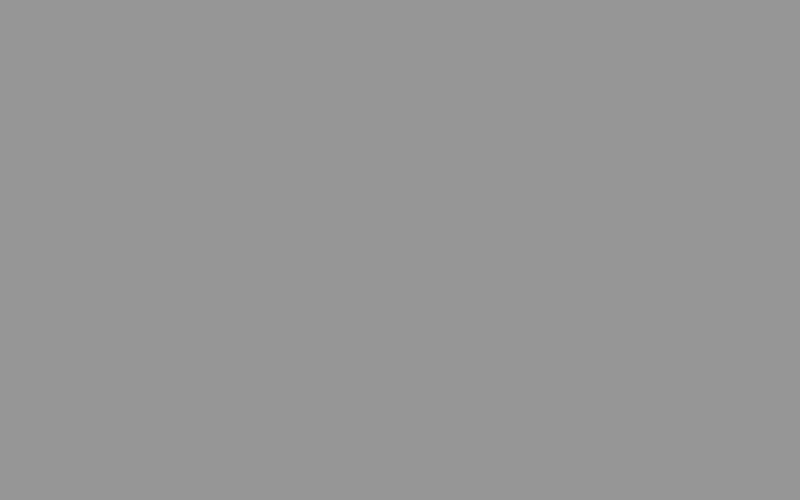
Frame 1 (no input)
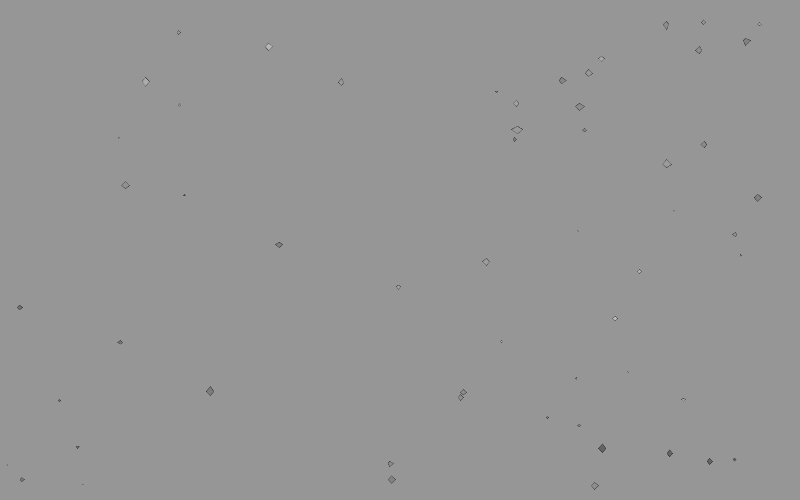
Frame 60 (the mouse pressed at the canvas centre just before this capture)
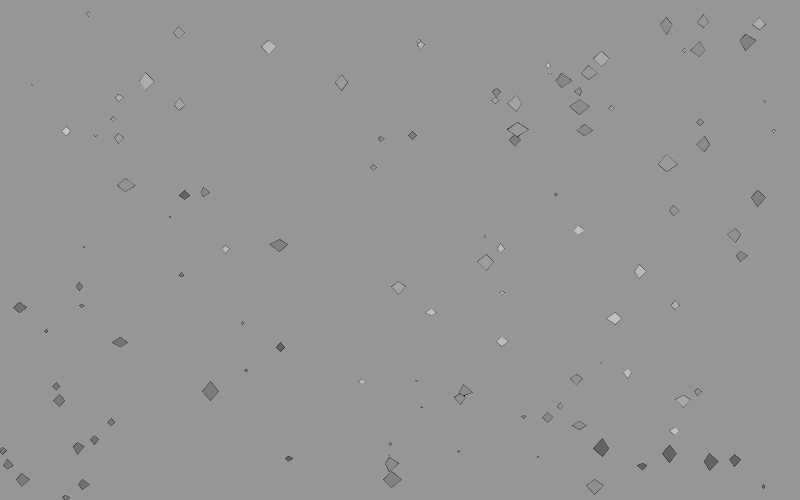
Frame 120 (the mouse held since frame 60 and released just before this capture)

The Processing sketch that drew these frames (run headless with seeded random() and noise(); from frame 60 on, the mouse is pressed at the canvas centre):

// Processing sketch: Main
// ── Main.pde
//Zusätzliche Informationen werden unten in der Konsole ausgegeben

//Parameter
boolean manualMode = false; //mithilfe des manuellen Modus können eigene Vierecke gezeichnet werden und so die genaue Position der Keime festgelegt werden

int n = 1000;//Anzahl an maximal erscheinenden Vierecken

//nur im Simulationsmodus verfügbar
float time = 0.5; //Jede (time/60)s wird ein neuer Keim geschaffen

float vmax = 0.1; //Maximale Wachstumsgeschwindigkeit 
float vmin = 0.05; //Minimale Wachstumsgeschwindigkeit 

//nur im Simulationsmodus verfügbar
int selection = 1; //Auswahl = 1: Muster wie in Aufgabe, Auswahl = 2: zufälliges Muster, Auswahl = 3: senkrechte Vierteilung, Auswahl = 4: Aufteilung in Quadranten


//Beginn des eigentlichen Programms
//Liste von Objekten initialisieren(Viereck)
ArrayList<irrSquare> irrSquares;

//Farbe initialisieren
color cl;

//Geschwindigkeit
float vLeft;
float vUp;
float vRight;
float vDown;

//Vektoren zur Überprüfung, ob Viereck in schon bestehendem Viereck erscheint
PVector[] vektoren = new PVector[4];

//Variable, die zur Klassifizierung der Screenshots verwendet wird
int num = 0;

//Variable, die Unterbrechung der Simulation angibt
boolean paused = false;

//Variable, die angibt, ob die Maus geklickt wurde
boolean varMouseClicked = false;

//Ortskoordinaten für die Vierecke
float x1;
float y1;
float x2;
float x3;
float x4;
float y2;
float y3;
float y4;

//jede timeX Sekunden wird ein neuer Keim generiert
float timeX = time/60;

void setup(){
  //grundlegende Eigenschaften festlegen
  size (800, 500);
  background(150, 150, 150);
  strokeWeight(0.05);
  frameRate(100);
  
  //Hinweise für den Benutzer ausgeben
  if(manualMode){
    println("Sie befinden sich im manuellen Modus und können nun selber unter Betätigung der linken Maustaste Vierecke zeichnen");
  } else {
    println("Sie befinden sich im Simulationsmodus");
    println("Es werden insgesamt " + n + " Vierecke gezeichnet");
    println("Jede " + nf(timeX, 0, 4) + " Sekunden wird ein neuer Keim generiert");
    println("Sie haben das Muster " + selection + " gewählt");
  }
  println("Für einen Screenshot müssen Sie auf die Simulation klicken, anschließend 's' drücken und zuletzt den entsprechenden Ordner auswählen, in welchem der Screenshot gespeichert werden soll (am besten derselbe Ordner wie diese Datei).");
  println("Für eine Unterbrechung bzw. Fortsetzung der Simulation sollten Sie wiederum auf die Simulation klicken und anschließend 'p' drücken");
  
  //neue ArrayList erstellen
  irrSquares = new ArrayList<irrSquare>();
  
  //zu dieser ArrayList ein neues Viereck mit den passenden Parametern hinzufügen
  irrSquares.add(new irrSquare(x1, y1, x2, y2, x3, y3, x4, y4, cl, vLeft, vUp, vRight, vDown));
}

//Hauptmethode, in welcher Polygone der Array-List hinzugefügt werden und auf Kollisionen überprüft wird
void draw(){
  
  irrSquare newIS = newIrrSquare();  
    if(!manualMode){
      //wenn nicht mehr als n Elemente enthalten sind, ein neues unregelmäßiges Viereck newIS gezeichnet wurde sowie Erscheinungszeit zutrifft, dann soll neues Viereck der ArrayList hinbzugefügt werden
      //Simulationsmodus
      if (newIS!=null && irrSquares.size() < n+1 && round(frameCount % time) == 0){
          irrSquares.add(newIS);
        }
    } else {
      //wenn nicht mehr als n Elemente enthalten sind, ein neues unregelmäßiges Viereck newIS gezeichnet wurde sowie Maus gedrückt wurde, dann soll neues Viereck der ArrayList hinbzugefügt werden
      //manueller Modus
      if (newIS!=null && irrSquares.size() < n+1 && mousePressed){
          irrSquares.add(newIS);
        }
     }
    
    //for-Schleife, die für jedes Viereck ausgeführt wird
    for (irrSquare p : irrSquares){
      //solange sich mindestens eine Ecke des Viereck noch ausbreitet:
      if (p.growingLeft || p.growingRight || p.growingUp || p.growingDown){
        
        //wenn die linke Ecke eine Begrenzung trifft, stoppe das Wachstum nach links
        if (p.edges() == 0){
          p.growingLeft = false;
        }
        //wenn die obere Ecke eine Begrenzung trifft, stoppe das Wachstum nach oben
        if (p.edges() == 1){
          p.growingUp = false;
        }
        //wenn die rechte Ecke eine Begrenzung trifft, stoppe das Wachstum nach rechts
        if (p.edges() == 2){
          p.growingRight = false;
        }
        
        //wenn die untere Ecke eine Begrenzung trifft, stoppe das Wachstum nach unten
        if (p.edges() == 3){
          p.growingDown = false;
        }
        
        //für die Variable "other" in der ArrayList
        for (irrSquare other : irrSquares){
          //wenn "other" ein anderes Viereck als "p" beschreibt
          if (p != other){
              //Puffer implementieren, um Ausgabe visuell hübscher zu machen
              float buffer = 0.1;
              //Überprüfung auf Kollision
              //Linke Ecke eines Vierecks berührt die rechte obere Seite eines anderen Vierecks
              float dL1 = dist(p.x1, p.y1, other.x3, other.y3);
              float dL2 = dist(p.x1, p.y1, other.x2, other.y2);
              float dLlineLen1 = dist(other.x2, other.y2, other.x3, other.y3);
              if (dL1 + dL2 >= dLlineLen1 - buffer && dL1 + dL2 <= dLlineLen1 + buffer){
                  p.growingLeft = false;
                  other.growingUp = false;
                  other.growingRight = false;
              }
              //Linke Ecke eines Vierecks berührt die rechte untere Seite eines anderen Vierecks
              float dL3 = dist(p.x1, p.y1, other.x3, other.y3);
              float dL4 = dist(p.x1, p.y1, other.x4, other.y4);
              float dLlineLen2 = dist(other.x3, other.y3, other.x4, other.y4);
              if (dL3 + dL4 >= dLlineLen2 - buffer && dL3 + dL4 <= dLlineLen2 + buffer){
                  p.growingLeft = false;
                  other.growingDown = false;
                  other.growingRight = false;
                }
              //Obere Ecke eines Vierecks berührt die rechte untere Seite eines anderen Vierecks
              float dT1 = dist(p.x2, p.y2, other.x3, other.y3);
              float dT2 = dist(p.x2, p.y2, other.x4, other.y4);
              float dTlineLen1 = dist(other.x3, other.y3, other.x4, other.y4);
              if (dT1 + dT2 >= dTlineLen1 - buffer && dT1 + dT2 <= dTlineLen1 + buffer){
                  p.growingUp = false;
                  other.growingDown = false;
                  other.growingRight = false;
              }
              //Obere Ecke eines Vierecks berührt die linke untere Seite eines anderen Vierecks
              float dT3 = dist(p.x2, p.y2, other.x1, other.y1);
              float dT4 = dist(p.x2, p.y2, other.x4, other.y4);
              float dTlineLen2 = dist(other.x1, other.y1, other.x4, other.y4);
              if (dT3 + dT4 >= dTlineLen2 - buffer && dT3 + dT4 <= dTlineLen2 + buffer){
                  p.growingUp = false;
                  other.growingDown = false;
                  other.growingLeft = false;
              }
              //Rechte Ecke eines Vierecks berührt die linke obere Seite eines anderen Vierecks
              float dR1 = dist(p.x3, p.y3, other.x1, other.y1);
              float dR2 = dist(p.x3, p.y3, other.x2, other.y2);
              float dRlineLen1 = dist(other.x1, other.y1, other.x2, other.y2);
              if (dR1 + dR2 >= dRlineLen1 - buffer && dR1 + dR2 <= dRlineLen1 + buffer){
                  p.growingRight = false;
                  other.growingUp = false;
                  other.growingLeft = false;
              }
              //Rechte Ecke eines Vierecks berührt die linke untere Seite eines anderen Vierecks
              float dR3 = dist(p.x3, p.y3, other.x1, other.y1);
              float dR4 = dist(p.x3, p.y3, other.x4, other.y4);
              float dRlineLen2 = dist(other.x1, other.y1, other.x4, other.y4);
              if (dR3 +dR4 >= dRlineLen2 - buffer && dR3 + dR4 <= dRlineLen2 + buffer){
                  p.growingRight = false;
                  other.growingDown = false;
                  other.growingLeft = false;
              }
              //Untere Ecke eines Vierecks berührt die rechte obere Seite eines anderen Vierecks
              float dB1 = dist(p.x4, p.y4, other.x2, other.y2);
              float dB2 = dist(p.x4, p.y4, other.x3, other.y3);
              float dBlineLen1 = dist(other.x2, other.y2, other.x3, other.y3);
              if (dB1 +dB2 >= dBlineLen1 - buffer && dB1 + dB2 <= dBlineLen1 + buffer){
                  p.growingDown = false;
                  other.growingRight = false;
                  other.growingUp = false;
              }
              //Untere Ecke eines Vierecks berührt die linke obere Seite eines anderen Vierecks
              float dB3 = dist(p.x4, p.y4, other.x1, other.y1);
              float dB4 = dist(p.x4, p.y4, other.x2, other.y2);
              float dBlineLen2 = dist(other.x1, other.y1, other.x2, other.y2);
              if (dB3 +dB4 >= dBlineLen2 - buffer && dB3 + dB4 <= dBlineLen2 + buffer){
                  p.growingDown = false;
                  other.growingLeft = false;
                  other.growingUp = false;
              }
                 
            }
          }
        }
        
        //führe durchgängig die Methoden für das Zeichnen und für das Wachstum aus
        p.show();
        p.grow();
      
    }
  }

//wird aufgerufen, wenn Maustaste geklickt wird
void mouseClicked(){
   varMouseClicked = true;
}

//wird aufgerufen, wenn Maustaste gehalten wird
void mousePressed(){
  varMouseClicked = true;
}
  
irrSquare newIrrSquare(){
  
   //zufällige Koordinaten des Ursprungs, wenn der Simulationsmodus aktiviert ist
   if(!manualMode){
      x1 = random(width);
      y1 = random(height);
      x2 = x1;
      x3 = x2;
      x4 = x3;
      y2 = y1;
      y3 = y2;
      y4 = y3;
   }
   
   //Zeichnen der Vierecke im manuellen Modus
   if(varMouseClicked  && mouseButton == LEFT){
     x1 = mouseX;
     y1 = mouseY;
     x2 = x1;
     x3 = x2;
     x4 = x3;
     y2 = y1;
     y3 = y2;
     y4 = y3;
   }
   
   //initialisieren und deklarieren der Farbe
   int cl = 100;
   
   vLeft = random(vmin, vmax);
   vUp = random(vmin, vmax);
   vRight = random(vmin, vmax);
   vDown = random(vmin, vmax);
   
   
   //nachfolgend werden 4 verschiedene Simulationsmuster beschrieben
   //#1 Grautöne wie auf Muster in Aufgabe
   if (selection == 1){
     if (x1 < 250  && y1 > 200 ){
           cl = int(random(110, 130));
      }
      if (x1 < 150 && (y1 > 100 && y1 < 250)){
          cl = int(random(125, 175));
      }
      if (x1 < 170  && y1 < 170 ){
            cl = int(random(180, 200));
      }
      if ((x1 < 300 && x1 > 75) && y1 < 175){
            cl = int(random(155, 175));
      }
      if ((x1 < 600 && x1 > 250) && y1 < 130){
            cl = int(random(180, 200));
      }
      if (x1 > 550 && y1 < 400){
          cl = int(random(125, 175));
      }
      if ((x1 < 650 && x1 > 200) && (y1 > 75 && y1 < 330)){
          cl = int(random(125, 175));
      }
      if (x1 > 300 && x1 < 650 && y1 > 300 && y1 < 400){
        cl = int(random(180, 200));
      }
      if (x1 > 500 && x1 < 650 && y1 > 230 && y1 < 300){
        cl = int(random(180, 200));
      }
      if (x1 > 650 && x1 < 700 && y1 > 400 && y1 < 450){
        cl = int(random(180, 200));
      }
      if (x1 > 210 && x1 < 260 && y1 > 240 && y1 < 290){
        cl = int(random(180, 200));
      }
      if (x1 > 370 && x1 < 600 && y1 > 370 && y1 < height){
        cl = int(random(130, 150));
      }
   }
   
   //#2 zufällige Verteilung
   if (selection == 2){
        cl = int(random(100, 200));
   }
   
   //#3 senkrechte Vierteilung
   if(selection == 3){
     if(x1 < width/4){
       cl = int(random(100, 125));
     }
     else if(x1 < width/2 && x1 >= width/4){
       cl = int(random(125, 150));
     }
     else if(x1 < 3*width/4 && x1 >= width/2){
       cl = int(random(150, 175));
     } else {
       cl = int(random(175, 200));
     }
   }
   
   //#4 Aufteilung in Quadranten
   if(selection == 4){
     if(x1 < width/2 && y1 < height/2){
       cl = int(random(100, 125));
     }
     else if(x1 > width/2 && y1 < height/2){
         cl = int(random(125, 150));
     }
     else if(x1 < width/2 && y1 > height/2){
         cl = int(random(150, 175));
     } else {
         cl = int(random(175, 200));
     }
   }
   
    
   //boolean, die ausdrückt, ob das Viereck gezeichnet werden darf oder nicht
   boolean valid = true;
   
   for (irrSquare p : irrSquares){
     //4 Vektoren werden erstellt
      vektoren[0] = new PVector(p.x1,p.y1);
      vektoren[1] = new PVector(p.x2,p.y2);
      vektoren[2] = new PVector(p.x3,p.y3);
      vektoren[3] = new PVector(p.x4,p.y4);
      
      boolean hit = SquarePointCollision(vektoren, x1,y1);
     //wenn das neue Viereck in einem schon bestehenden Viereck neu erscheinen will, wird dies nicht zugelassen
     if (hit){
       valid = false;
       break;
     }
   }
   
   //wenn das neue Viereck außerhalb erscheint, wird das Zeichnen genehmigt, sonst nicht
   if (valid){
       return new irrSquare(x1, y1, x2, y2, x3, y3, x4, y4, cl, vLeft, vUp, vRight, vDown);
   } else {
     return null;
   }
   
  
}

//hier wird überprüft, ob ein Viereck in einem anderen erscheint
boolean SquarePointCollision(PVector[] vektoren, float x1, float y1) {
  int next = 0;
  
  boolean collision = false;
  
  //jeder Vektor wird geprüft
  for (int current=0; current<vektoren.length; current++) {

    next = current+1;
    if (next == vektoren.length) next = 0;

    PVector vc = vektoren[current];    // c steht für "current"
    PVector vn = vektoren[next];       // n steht für "next"

    //prüfe, wie Punkt zu Vektoren liegt
    if (((vc.y >= y1 && vn.y < y1) || (vc.y < y1 && vn.y >= y1)) &&
         (x1 < (vn.x-vc.x)*(y1-vc.y) / (vn.y-vc.y)+vc.x)) {
            collision = !collision;
    }
  }
  return collision;
}

//Bei Betätigung des Buchstabens 's' wird Screenshot erstellt und bei Betätigung des Buchstabens 'p' wird die Simulation unterbrochen bzw. weiter fortgeführt
void keyPressed(){
    if(key=='s'||key=='S'){
           selectFolder("Select a folder to process: ", "folderSelected");
    }
    
    if (key == 'p' || key=='P') {
      paused = !paused;
    if (paused) {
        noLoop();
    } else {
        loop();
    }
  }
    
    
}

//Öffnen des Ordners, in welchem der Screenshot abgelegt werden soll
void folderSelected(File selection){
  if (selection == null){
    return;
  } else {
    String dir2 = selection.getPath() + "\\";
    save(dir2 + "screenshot"+num+".jpg");
    num++;
    
  }
  
}

// ── irrSquare.pde
class irrSquare{
  
  //Vier Eckpunkte des Polygons
  float x1;
  float y1;
  float x2;
  float y2;
  float x3;
  float y3;
  float x4;
  float y4;
  
  //Geschwindigkeiten nach links (vLeft), nach oben (vUp), nach rechts (vRight) sowie nach unten (vDown)
  float vLeft;
  float vUp;
  float vRight;
  float vDown;
  
  //Farbe der Vierecke
  color cl;

  //Booleans als Indikatoren für das Wachstum in die vier Richtungen
  boolean growingLeft = true;
  boolean growingRight = true;
  boolean growingUp = true;
  boolean growingDown = true;

  //Konstruktor um jeweiligen Objekte zu erstellen
  irrSquare(float x1, float y1, float x2, float y2, float x3, float y3, float x4, float y4, color cl, float vx1, float vy2, float vx3, float vy4){
    this.x1 = x1;
    this.y1 = y1;
    this.x2 = x2;
    this.y2 = y2;
    this.x3 = x3;
    this.y3 = y3;
    this.x4 = x4;
    this.y4 = y4;
    this.vLeft = vx1;
    this.vUp = vy2;
    this.vRight = vx3;
    this.vDown = vy4;
    this.cl = cl;
    
  }
  
  //Methode, die die jeweiligen Punkte mit der entsprechenden Geschwindigkeit bewegt
  void grow(){
    if (growingLeft){
          x1 -= vLeft;
    }
    if (growingUp){
          y2-=vUp;
    }
    if (growingRight){
          x3+=vRight;
    }
    if (growingDown){
          y4+=vDown;
    } 
  }
  
  //Methode, die für das kollidieren mit den Fenster-Begrenzungen verantwortlich ist
  int edges(){
    if (x1 < 0){
       return 0;
     } else if (y2 < 0){
       return 1;
     } else if (x3 > width){
       return 2;
     } else if (y4 > height){
       return 3;
     } else {
       return 4;
     }
  }
  
  //Methode, die die Vierecke auf das Canvas zeichnet
  void show(){
    fill(cl);
    quad(x1, y1, x2, y2, x3, y3, x4, y4);
  }
}
